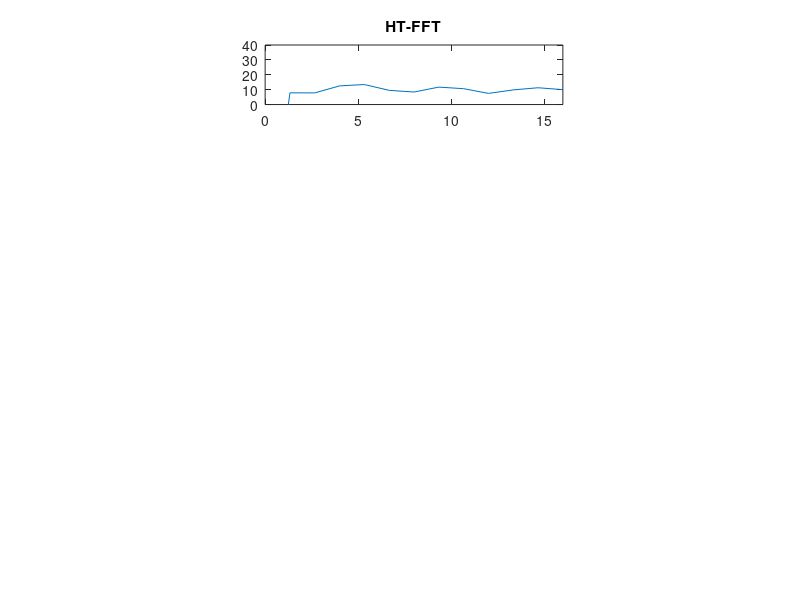

Reproduce this figure in MATLAB. (Note: this script raises an error after producing the figure.)
clc;clear;close all;
y1_Fig14=load('y1_Fig14.mat');  
y2_Fig14=load('y2_Fig14.mat');  
y3_Fig14=load('y3_Fig14.mat');  
y1=y1_Fig14.y1;  
y2=y2_Fig14.y2;  
y3=y3_Fig14.y3;  

L=length(y1);
Fs=1000;            % Sampling frequency
Y=[y1,y2,y3];
shift=25;
%% HT-FFT
F=(0:L-1)*Fs/L;
y1=Y(:,1);
y1=abs(hilbert(y1));
y1=y1-mean(y1);
F_sample=F(F<=16);
f_y1=abs(fft(y1,L))/sqrt(L);
f_y1=f_y1(F_sample<=16);
f_y1=10*log10(f_y1)+shift;
subplot(5,1,1)
plot(F_sample,f_y1)
axis([0,16,0,40])
pbaspect([5 1 1])
title('HT-FFT')
%% ESPRIT
G=150;
range=[44,76];
y1=Y(:,1);
[omega,f_y1]=ESPRIT_SelectOrder(y1,G,Fs,range);
figure(1)
f_y1=10*log10(abs(f_y1))+shift;
subplot(5,1,2)
stem(omega-60,f_y1)
axis([0,16,0,40])
pbaspect([5 1 1])
title('ESPRIT')
%% SAP-ESPRIT
G = 150;%
range=[0,16];
f_buttord=[40,60];  % The passband of the Butterworth filter
y=SAP(Y);
y=Butterworth(y,f_buttord(1),f_buttord(2));
[omega,f_y]=ESPRIT_SelectOrder(y,G,Fs,range);
f_y=10*log10(abs(f_y))+shift;
subplot(5,1,3)
stem(omega,f_y)
axis([0,16,0,40])
pbaspect([5 1 1])
title('SAP-ESPRIT')
%% SBL
ia=Y(:,1);
baseline = cos( 1/Fs*2*pi*(1:L)*60 );
ia = ia .* baseline.';
ia = hilbert(ia) - mean( hilbert(ia) );
ia = ia ./ max( abs(ia) );
r = 0.2;
omega = 60 + (40:r:80);
N_all = (0:1:length(ia)-1)';
[mu1,gamma,omega] = VBI_offgrid_CGDP(ia,N_all,omega,Fs);
omega=omega-120;
gamma=10*log10(gamma)+shift;
subplot(5,1,4)
stem(omega,gamma)
axis([0,16,0,40])
pbaspect([5 1 1])
title('SBL')
%% Proposed
threshold=0.2;      % The threshold of SVD
Y_bar=preprocess_proposed(Y,Fs,threshold,f_buttord);
omega=0:0.2:20;
[gamma,omega]=real_valued_SBL(Y_bar,Fs,omega);
gamma=10*log10(gamma)+shift;
figure(1)
subplot(5,1,5)
stem(omega,gamma)
axis([0,16,0,40])
pbaspect([5 1 1])
title('Proposed')